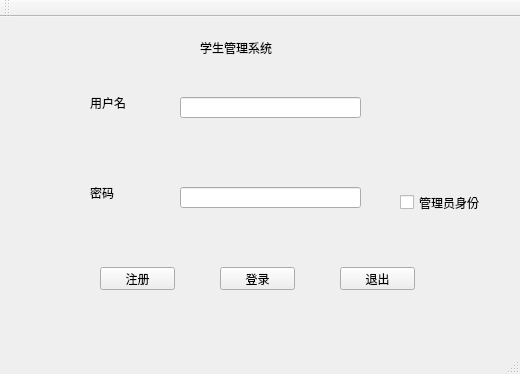
<?xml version="1.0" encoding="UTF-8"?>
<ui version="4.0">
 <class>MainWindow</class>
 <widget class="QMainWindow" name="MainWindow">
  <property name="geometry">
   <rect>
    <x>0</x>
    <y>0</y>
    <width>520</width>
    <height>374</height>
   </rect>
  </property>
  <property name="windowTitle">
   <string>MainWindow</string>
  </property>
  <widget class="QWidget" name="centralWidget">
   <widget class="QLabel" name="label">
    <property name="geometry">
     <rect>
      <x>90</x>
      <y>170</y>
      <width>54</width>
      <height>12</height>
     </rect>
    </property>
    <property name="text">
     <string>密码</string>
    </property>
   </widget>
   <widget class="QLabel" name="label_2">
    <property name="geometry">
     <rect>
      <x>90</x>
      <y>80</y>
      <width>54</width>
      <height>12</height>
     </rect>
    </property>
    <property name="text">
     <string>用户名</string>
    </property>
   </widget>
   <widget class="QLabel" name="label_3">
    <property name="geometry">
     <rect>
      <x>200</x>
      <y>10</y>
      <width>151</width>
      <height>41</height>
     </rect>
    </property>
    <property name="text">
     <string>学生管理系统</string>
    </property>
   </widget>
   <widget class="QPushButton" name="pushButton_regist">
    <property name="geometry">
     <rect>
      <x>100</x>
      <y>250</y>
      <width>75</width>
      <height>23</height>
     </rect>
    </property>
    <property name="text">
     <string>注册</string>
    </property>
   </widget>
   <widget class="QPushButton" name="pushButton_login">
    <property name="geometry">
     <rect>
      <x>220</x>
      <y>250</y>
      <width>75</width>
      <height>23</height>
     </rect>
    </property>
    <property name="text">
     <string>登录</string>
    </property>
   </widget>
   <widget class="QPushButton" name="pushButton_exit">
    <property name="geometry">
     <rect>
      <x>340</x>
      <y>250</y>
      <width>75</width>
      <height>23</height>
     </rect>
    </property>
    <property name="text">
     <string>退出</string>
    </property>
   </widget>
   <widget class="QLineEdit" name="lineEdit_name">
    <property name="geometry">
     <rect>
      <x>180</x>
      <y>80</y>
      <width>181</width>
      <height>21</height>
     </rect>
    </property>
   </widget>
   <widget class="QLineEdit" name="lineEdit_password">
    <property name="geometry">
     <rect>
      <x>180</x>
      <y>170</y>
      <width>181</width>
      <height>21</height>
     </rect>
    </property>
   </widget>
   <widget class="QCheckBox" name="checkBox_admin">
    <property name="geometry">
     <rect>
      <x>400</x>
      <y>170</y>
      <width>101</width>
      <height>31</height>
     </rect>
    </property>
    <property name="text">
     <string>管理员身份</string>
    </property>
   </widget>
  </widget>
  <widget class="QMenuBar" name="menuBar">
   <property name="geometry">
    <rect>
     <x>0</x>
     <y>0</y>
     <width>520</width>
     <height>23</height>
    </rect>
   </property>
  </widget>
  <widget class="QToolBar" name="mainToolBar">
   <attribute name="toolBarArea">
    <enum>TopToolBarArea</enum>
   </attribute>
   <attribute name="toolBarBreak">
    <bool>false</bool>
   </attribute>
  </widget>
  <widget class="QStatusBar" name="statusBar"/>
 </widget>
 <layoutdefault spacing="6" margin="11"/>
 <resources/>
 <connections/>
</ui>
